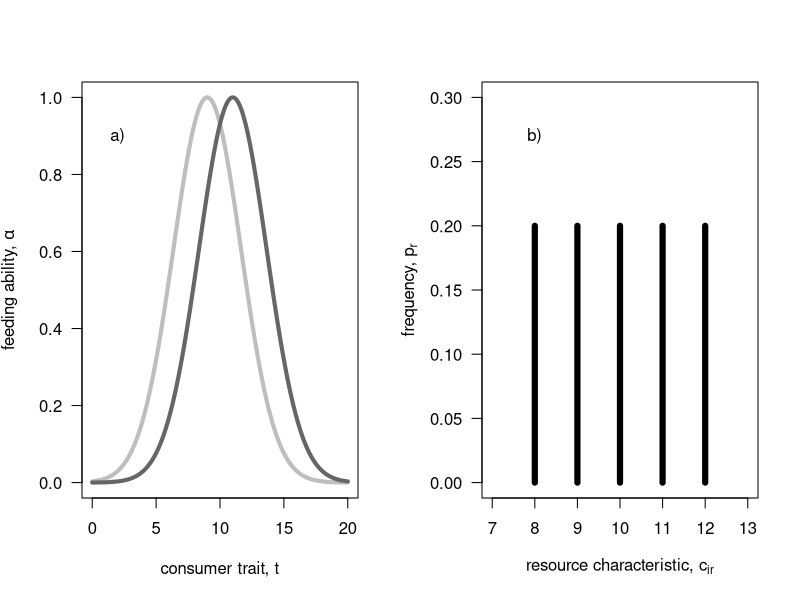
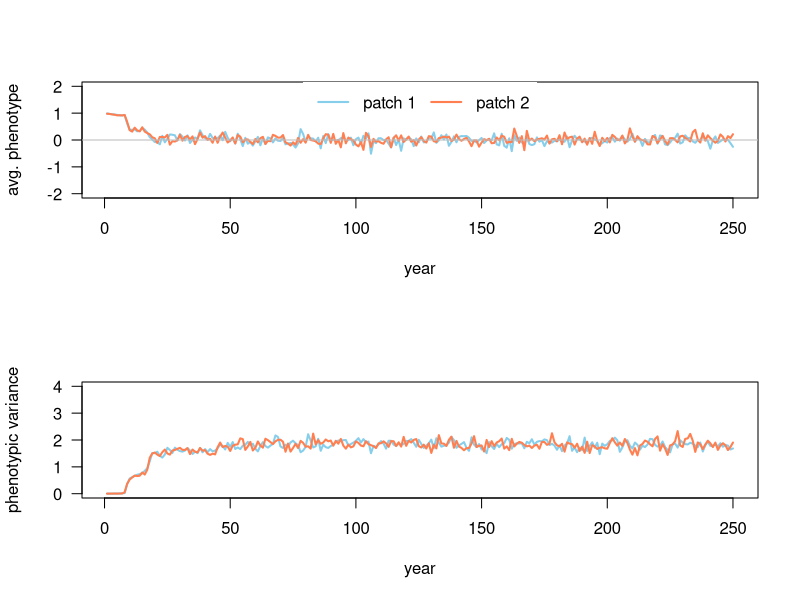
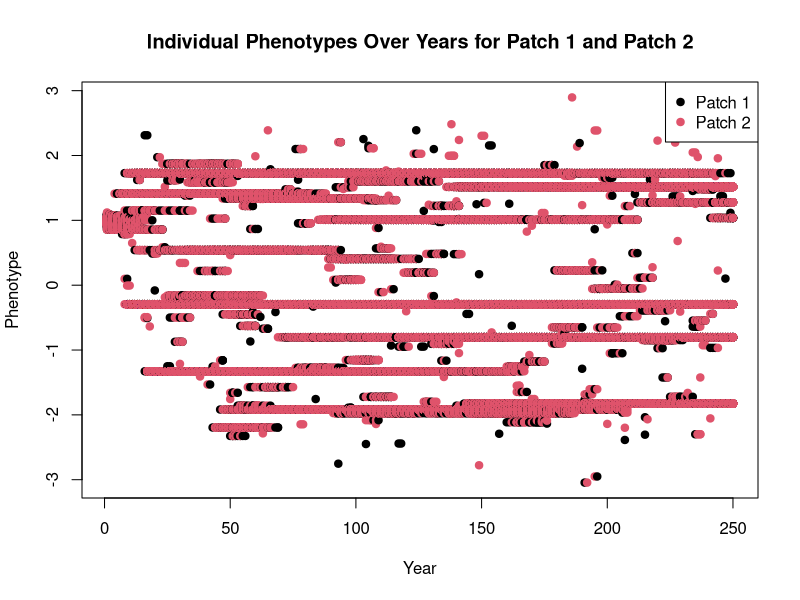

Recreate these plots in R, in order. (Note: this script raises an error after producing the figures.)

rm(list=ls())  #removes stuff from environment.
# plot resource distribution            ----
par(mfrow=c(1,2))
z <- seq(0,20,0.01); omega<-7
plot( x=z, y=exp(- (z-9)^2 / (2 * omega)), lwd=4, col="gray", las=1, ylim=c(0,1), xlab="consumer trait, t", ylab=expression(paste("feeding ability, ",alpha)), type="l")
lines(x=z, y=exp(- (z-11)^2 / (2 * omega)), lwd=4, col="gray40")
text(x=2, y=0.9*1, "a)")

ct <- 8:12
plot(x=ct, y=rep.int(0.2, 5), las=1, ylab=expression(paste("frequency, ", p[r])), xlab=expression(paste("resource characteristic, ", c[i][,][r])), type="h", lwd=6, xlim=c(7,13), ylim=c(0,0.3))
text(x=8, y=0.30*0.9, "b)")

par(mfrow=c(1,1))

# define simulation function            ----
resourceCompetition <- function(resProp, resFreq, popSize, resGen=1, mutProb=0.001, mutVar=0.1, years=200, iniPmean=5, iniPvar=0.05, dispProb=0.5){

  # initialize population ......................................
  pop           <- matrix(NA, ncol=3, nrow=sum(popSize))      #NA is used here to preallocate memory for each entry while still not filling them with a value. 
  colnames(pop) <- c("patch", "pheno", "fec")
  
  pop[,1] <- c(rep.int(1,popSize[1]), rep.int(2, popSize[2]))
  pop[,2] <- rnorm(n=sum(popSize), mean=iniPmean, sd=0.05)
  
  stats         <- NULL
  phenotype <- matrix(NA, ncol=3, nrow=0)   # creates a matrix to store all phenotype values of all individuals in.
  colnames(phenotype) <- c("year", "patch", "phenotype")
  
  for(t in 1:years){
    
    # compute fecundity proxy ----
    # compute alpha - patch 1 ............................................................
    patch1    <- pop[pop[,1]==1,]   #This extracts all values in the pop matrix where the patch=1, i.e. they belong to patch 1. So all the rows with patch =2 are removed
    alphaSum1 <- NULL
    alpha1    <- NULL
    for(r in 1:ncol(resProp)){ # r<-1 # loop through each resource
      
      rp <- resProp[1,r]                                 # resource property 
      
      alpha     <- exp(-(patch1[,2]-rp)^2/ (2*resGen[1,1]) )  # compute all alphas
      alpha1    <- cbind(alpha1, alpha)                  # store all alphas
      alphaSum1 <- c(alphaSum1, sum(alpha) )             # store the sum over all alphas
      
    }
    
    # fec - patch 1 ............................................................
    for(i in 1:nrow(patch1)){
      
      fec <- 0
      for(r in 1:ncol(resProp)){ # r<-1; i<-1
        
        pi  <- resFreq[1,r]
        fec <- fec + pi * (alpha1[i,r]/alphaSum1[r])
        
      }
      patch1[i,3] <- fec
      
    }
    
    # alpha - patch 2 ............................................................
    patch2    <- pop[pop[,1]==2,]
    alphaSum2 <- NULL
    alpha2    <- NULL
    for(r in 1:ncol(resProp)){ # r<-1
      
      alpha     <- exp(-(patch2[,2]-resProp[2,r])^2/ (2*resGen[2,1]) )
      alpha2    <- cbind(alpha2, alpha)
      alphaSum2 <- c(alphaSum2, sum(alpha) )
      
    }
    
    # fec - patch 2 ............................................................
    for(i in 1:nrow(patch2)){
      
      fec <- 0
      for(r in 1:ncol(resProp)){ # r<-1; i<-1
        
        fec <- fec + resFreq[2,r]*alpha2[i,r]/alphaSum2[r]
        
      }
      patch2[i,3] <- fec
      
    }
    
    # create next generation  ----
    patch1new     <- patch1[sample(size=popSize[1], x=1:nrow(patch1),prob=patch1[,3], replace=T),]
    patch1new[,3] <- NA
    
    patch2new     <- patch2[sample(size=popSize[2], x=1:nrow(patch2),prob=patch2[,3], replace=T),]
    patch2new[,3] <- NA
    
    pop <- rbind(patch1new, patch2new)
    
    # mutate new generation   ----
    for(i in 1:nrow(pop)){
      
      if(runif(n=1, min=0, max=1)<=mutProb){
        
        pop[i,2] <- pop[i,2] + rnorm(n=1, mean=0, sd=mutVar)
        # print("mutation!")
        
      }
    }
    
    # dispersal               ----
    dispInds <- runif(n=nrow(pop))<dispProb
    dispInds <- which(dispInds==TRUE)
    if(length(dispInds)>=1){
      for(i in 1:length(dispInds)){
        if(pop[dispInds[i],1]==1){
          pop[dispInds[i],1] <- 2
        } else {
          pop[dispInds[i],1] <- 1
        }
      }
    }
    
    # extract stats           ----
    patch1    <- pop[pop[,1]==1,]
    patch2    <- pop[pop[,1]==2,]
    
    stats <- rbind( stats, c(t, mean(patch1[,2]), var(patch1[,2]), mean(patch2[,2]), var(patch2[,2]))) 
    #extract phenotypes of each individual each year
    phenotypes_patch1 <- cbind(rep(t, nrow(patch1)), rep(1, nrow(patch1)), patch1[,2])
    phenotypes_patch2 <- cbind(rep(t, nrow(patch2)), rep(2, nrow(patch2)), patch2[,2])
    
    phenotype <- rbind(phenotype, phenotypes_patch1, phenotypes_patch2)
  }
  
  # return output stats .............................................
  colnames(stats) <- c("year", "mean1", "var1", "mean2", "var2")
  colnames(phenotype) <- c("year", "phenotype1", "phenotype2")
  return(list(stats=stats, phenotype=phenotype))  #returns both the stats and the phenotype
  
}

# first test run                        ----
resFreqMatrix <- matrix(rep.int(0.2,5), nrow=2, ncol=5, byrow = TRUE); row.names(resFreqMatrix)<-c("patch1", "patch2")
resPropMatrix <- matrix(-2:2, nrow=2, ncol=5, byrow = TRUE)          ; row.names(resPropMatrix)<-c("patch1", "patch2")

output <- resourceCompetition(resProp=resPropMatrix, resFreq=resFreqMatrix, popSize=c(100, 100), resGen=matrix(c(0.2,0.2),ncol=1, nrow=2), mutProb=0.005, mutVar=0.5, years=250, iniPmean=1)

data <- output$stats

#For plotting "stats":

par(mfrow=c(2,1))
plot( x=data[,1], y=data[,2], lwd=2, col="skyblue", type="l", ylim=c(-2,2), las=1, xlab="year", ylab="avg. phenotype")
lines(x=data[,1], y=data[,4], lwd=2, col="coral"); abline(h=0, col="gray", lty=1)
legend("top", legend=c("patch 1", "patch 2"), lwd=2, lty=1, col=c("skyblue", "coral"), box.col="transparent", horiz=TRUE)

plot( x=data[,1], y=data[,3], lwd=2, col="skyblue", type="l", ylim=c(0,4), las=1, xlab="year", ylab="phenotypic variance")
lines(x=data[,1], y=data[,5], lwd=2, col="coral")
par(mfrow=c(1,1))

#Plotting "phenotypes":

phenotype_data <- output$phenotype 

# Create a scatter plot of individual phenotypes
plot(phenotype_data[,1], phenotype_data[,3], pch=19, col=phenotype_data[,2], xlab="Year", ylab="Phenotype")

# Add a legend to distinguish between patches
legend("topright", legend=c("Patch 1", "Patch 2"), col=c(1, 2), pch=19)

# Add a title to the plot
title("Individual Phenotypes Over Years for Patch 1 and Patch 2")



# explore parameters with replicates    ----
propVal    <- c(0.25, 0.4, 0.50, 0.55, 0.6, 0.7, 1.00)
propVar <- NULL

for(i in 1:length(propVal)){ # i<-1
  propVar    <- c(propVar, sum(((-2:2)*propVal[i]-0)^2)/5 )
}

dataP_mean <- NULL
dataP_sd   <- NULL
for(p in 1:length(propVal)){
  dataR_mean <- NULL
  dataR_sd   <- NULL
  for(r in 1:2){ 
    data       <- resourceCompetition(resProp=resPropMatrix*propVal[p], 
                                      resFreq=resFreqMatrix, 
                                      resGen=matrix(c(0.5,0.5),ncol=1, nrow=2), 
                                      mutProb=0.005, mutVar=0.5, 
                                      popSize=c(1000, 1000), 
                                      years=250, iniPmean=1)[250, ,drop=F]
    dataR_mean <- c( dataR_mean, mean(c(data[,2], data[,4])) )
    dataR_sd   <- c( dataR_sd  , mean(c(data[,3], data[,5])) )
  }
  dataP_mean <- rbind(dataP_mean, c(propVar[p], mean(dataR_mean), max(dataR_mean), min(dataR_mean)))
  dataP_sd   <- rbind(dataP_sd  , c(propVar[p], mean(dataR_sd)  , max(dataR_sd)  , min(dataR_sd)))
  print(p)
  
}
colnames(dataP_mean) <- c("resource var", "mean z", "max z"     , "min z")
colnames(dataP_sd)   <- c("resource var", "mean z", "max var(z)", "min var(z)")

# plot  .......................
par(mfrow=c(2,1))
plot(x=dataP_mean[,1], y=dataP_mean[,2], lwd=2, type="o", las=1, xlab="resource variation", ylab="mean phenotype", ylim=c(-1,1), xlim=c(0,max(dataP_sd[,1])))
lines(x=dataP_mean[,1], y=dataP_mean[,3], lwd=2, col="gray")
lines(x=dataP_mean[,1], y=dataP_mean[,4], lwd=2, col="gray")
abline(h=0, col="gray", lty=3)

plot(x=dataP_sd[,1], y=dataP_sd[,2], lwd=2, type="o", las=1, xlab="resource variation", ylab="phenotypic variance", ylim=c(0,2), xlim=c(0,max(dataP_sd[,1])))
lines(x=dataP_sd[,1], y=dataP_sd[,3], lwd=2, col="gray")
lines(x=dataP_sd[,1], y=dataP_sd[,4], lwd=2, col="gray")
abline(v=0.5, col="dodgerblue", lwd=2, lty=3)
legend("top", legend=c("resource generalism"), lty=3, lwd=2,col="dodgerblue", box.col="transparent")
